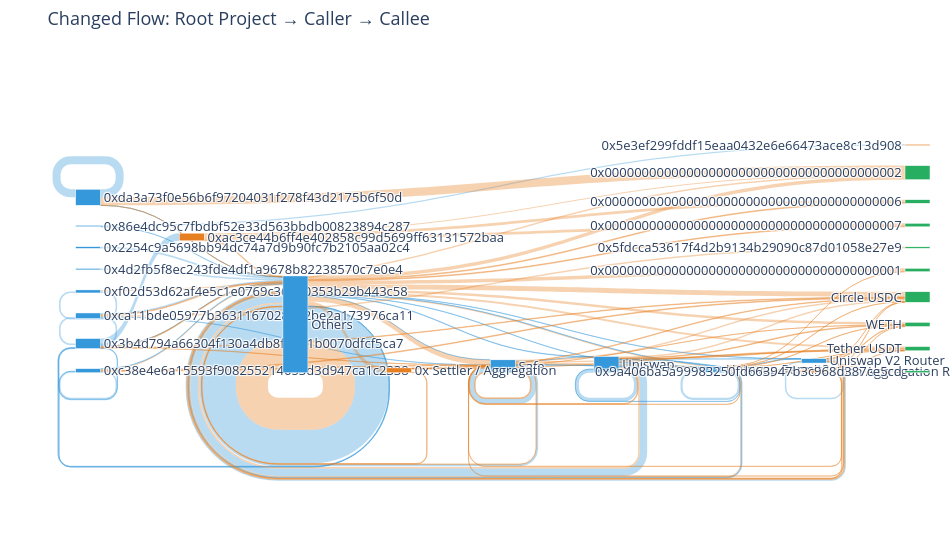

The code cell stored with this chart in its notebook:
### Markdown cell above
## 9. Changed Flow Sankey

Just as we traced failure flows, we can trace the flow of *all behavioral changes* through the
call graph. This Sankey shows how changes propagate from root projects through intermediary
callers to the callees whose behavior actually differs.

### Code cell
# Load changed non-root Sankey edges
ch_sankey = pd.read_csv(TABLES_DIR / 'changed_nonroot_sankey_edges.csv', nrows=5000)
print(f"Changed flow Sankey edges: {fmt_count(len(ch_sankey))}")
print(f"Total changed edges in sample: {fmt_count(ch_sankey['changed_edges'].sum())}")

fig = plot_sankey(
    ch_sankey,
    columns=['root_project', 'effective_caller_project', 'effective_callee_project'],
    title='Changed Flow: Root Project → Caller → Callee',
    value_col='changed_edges',
    min_flow=20,
    top_n=12,
    width=950, height=550,
)
fig.show()
